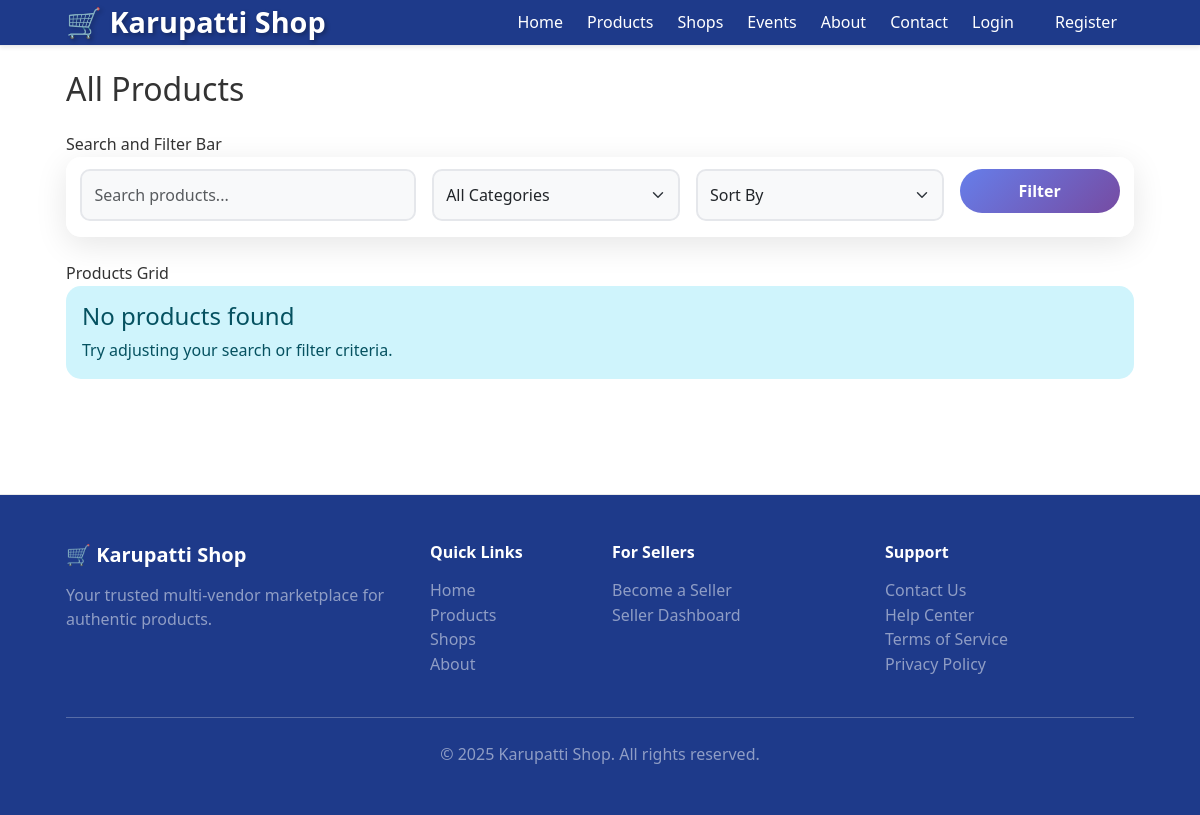
Before: /products/ with the older database file.
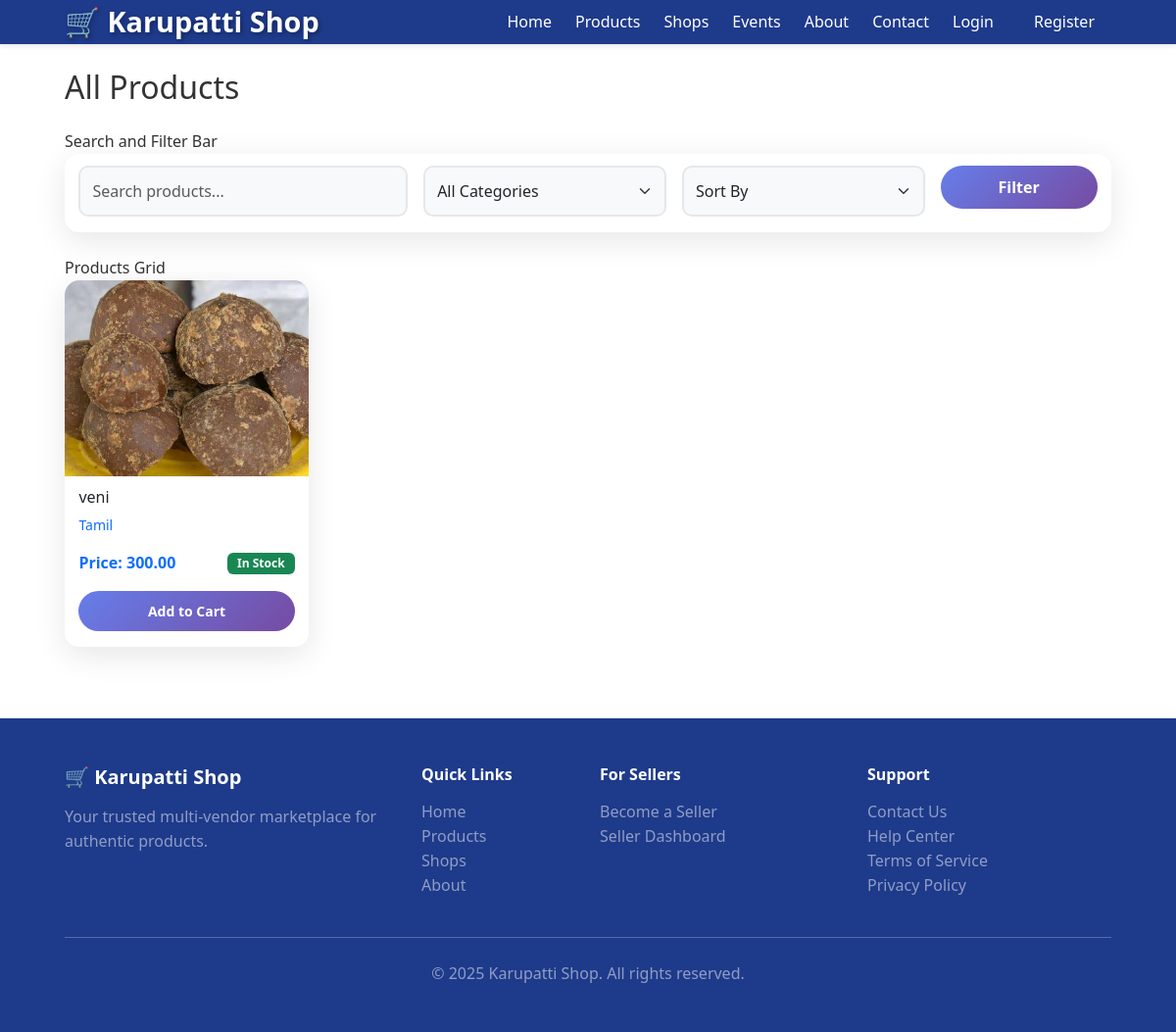
After: the same page with the newer database file.
### store/models.py (models this page shows, shortened)
class Product(models.Model):
    shop = models.ForeignKey(Shop, on_delete=models.CASCADE, related_name='products')
    category = models.ForeignKey(Category, on_delete=models.SET_NULL, null=True, blank=True, related_name='products')
    name = models.CharField(max_length=200)
    slug = models.SlugField(max_length=200, unique=True)
    description = models.TextField(blank=True, null=True)
    price = models.DecimalField(max_digits=10, decimal_places=2)
    stock = models.PositiveIntegerField(default=0)
    image = models.ImageField(upload_to='products/', blank=True, null=True)
    is_active = models.BooleanField(default=True)
    is_featured = models.BooleanField(default=False)
    created_at = models.DateTimeField(auto_now_add=True)
    updated_at = models.DateTimeField(auto_now=True)
    class Meta:
        ordering = ['-created_at']
    @property
    def in_stock(self):
        return self.stock > 0

### shops/models.py (models this page shows, shortened)
class Shop(models.Model):
    owner = models.OneToOneField(CustomUser, on_delete=models.CASCADE, related_name='shop')
    name = models.CharField(max_length=200)
    slug = models.SlugField(max_length=200, unique=True)
    description = models.TextField(blank=True, null=True)
    logo = models.ImageField(upload_to='shops/logos/', blank=True, null=True)
    banner = models.ImageField(upload_to='shops/banners/', blank=True, null=True)
    email = models.EmailField()
    phone = models.CharField(max_length=20)
    address = models.TextField()
    is_active = models.BooleanField(default=True)
    is_verified = models.BooleanField(default=False)
    created_at = models.DateTimeField(auto_now_add=True)
    updated_at = models.DateTimeField(auto_now=True)
    class Meta:
        ordering = ['-created_at']

### store/views.py (the view)
# urls.py: path('products/', views.product_list, name='product_list'),
def product_list(request):
    products = Product.objects.filter(is_active=True)
    categories = Category.objects.filter(is_active=True)
    search_query = request.GET.get('search', '')
    if search_query:
        products = products.filter(
            Q(name__icontains=search_query) |
            Q(description__icontains=search_query)
        )
    category_slug = request.GET.get('category', '')
    if category_slug:
        category = get_object_or_404(Category, slug=category_slug)
        products = products.filter(category=category)
    sort_by = request.GET.get('sort', '')
    if sort_by == 'price_low':
        products = products.order_by('price')
    elif sort_by == 'price_high':
        products = products.order_by('-price')
    elif sort_by == 'newest':
        products = products.order_by('-created_at')
    context = {
        "products": products,
        "categories": categories,
        "search_query": search_query,
        "category_slug": category_slug,
        "sort_by": sort_by,
    }
    return render(request, "products/product_list.html", context)

### wishlist/context_processors.py (called while the page is built)
def wishlist_count(request):
    if request.user.is_authenticated:
        try:
            wishlist = Wishlist.objects.get(user=request.user)
            return {'wishlist_count': wishlist.item_count}
        except Wishlist.DoesNotExist:
            return {'wishlist_count': 0}
    return {'wishlist_count': 0}

### templates/products/product_list.html (shortened to what this page needs)
{% extends "base.html" %}
{% block content %}
<div class="container py-4">
  <h1 class="h2 mb-4">All Products</h1>
   Search and Filter Bar
  <div class="card mb-4">
    <div class="card-body">
      <form method="get" class="row g-3">
        <div class="col-md-4">
          <input type="text" name="search" class="form-control" placeholder="Search products..." value="{{ search_query }}">
        </div>
        <div class="col-md-3">
          <select name="category" class="form-select">
            <option value="">All Categories</option>
          </select>
        </div>
        <div class="col-md-3">
          <select name="sort" class="form-select">
            <option value="">Sort By</option>
          </select>
        </div>
        <div class="col-md-2">
          <button type="submit" class="btn btn-primary w-100">Filter</button>
        </div>
      </form>
    </div>
  </div>
   Products Grid
  {% if products %}
  <div class="row g-4">
    {% for product in products %}
    <div class="col-6 col-md-4 col-lg-3">
      <div class="card h-100">
        <a href="{% url 'store:product_detail' product.slug %}">
          {% if product.image %}
          <img src="{{ product.image.url }}" class="card-img-top" alt="{{ product.name }}" style="height: 200px; object-fit: cover;">
          {% else %}
          <div class="card-img-top bg-light d-flex align-items-center justify-content-center" style="height: 200px;">
            <span class="fs-1">📦</span>
          </div>
          {% endif %}
        </a>
        <div class="card-body">
          <h5 class="card-title h6">
            <a href="{% url 'store:product_detail' product.slug %}" class="text-decoration-none text-dark">
              {{ product.name|truncatewords:5 }}
            </a>
          </h5>
          <p class="text-muted small mb-2">
            <a href="{% url 'shops:shop_detail' product.shop.slug %}" class="text-decoration-none">
              {{ product.shop.name }}
            </a>
          </p>
          <div class="d-flex justify-content-between align-items-center mb-2">
            <span class="fw-bold text-primary">Price: {{ product.price }}</span>
            {% if product.in_stock %}
            <span class="badge bg-success">In Stock</span>
            {% else %}
            <span class="badge bg-danger">Out of Stock</span>
            {% endif %}
          </div>
          <form method="post" action="{% url 'store:cart_add' product.id %}">
            <button type="submit" class="btn btn-primary btn-sm w-100" {% if not product.in_stock %}disabled{% endif %}>
              Add to Cart
            </button>
          </form>
        </div>
      </div>
    </div>
    {% endfor %}
  </div>
  {% else %}
  <div class="alert alert-info">
    <h4 class="alert-heading">No products found</h4>
    <p class="mb-0">Try adjusting your search or filter criteria.</p>
  </div>
  {% endif %}
</div>
{% endblock %}

### templates/base.html (shortened to what this page needs)
<!doctype html>
<html lang="en">
  <head>
    <link href="https://cdn.jsdelivr.net/npm/bootstrap@5.3.0/dist/css/bootstrap.min.css" rel="stylesheet">
    {% load static %}
    <link href="{% static 'css/bootstrap_overrides.css' %}" rel="stylesheet">
    <link href="{% static 'css/styles.css' %}" rel="stylesheet">
  </head>
  <body>
    <header class="site-header text-white shadow-sm">
      <nav class="navbar navbar-expand-lg navbar-dark container">
        <div class="container-fluid px-0">
          <a class="navbar-brand text-white h4 mb-0 fw-bold" href="{% url 'store:home' %}">🛒 Karupatti Shop</a>
          <div class="collapse navbar-collapse" id="mainNav">
            <ul class="navbar-nav ms-auto align-items-lg-center gap-lg-2">
              <li class="nav-item"><a class="nav-link" href="{% url 'store:home' %}">Home</a></li>
              <li class="nav-item"><a class="nav-link" href="{% url 'store:product_list' %}">Products</a></li>
              <li class="nav-item"><a class="nav-link" href="{% url 'shops:shop_list' %}">Shops</a></li>
              <li class="nav-item"><a class="nav-link" href="{% url 'promotions:event_list' %}">Events</a></li>
              <li class="nav-item"><a class="nav-link" href="{% url 'store:about' %}">About</a></li>
              <li class="nav-item"><a class="nav-link" href="{% url 'store:contact' %}">Contact</a></li>
              {% if user.is_authenticated %}
                <li class="nav-item">
                  <a class="nav-link position-relative" href="{% url 'wishlist:wishlist' %}">
                    ❤️ <span class="badge bg-danger ms-1">{{ wishlist_count|default:0 }}</span>
                  </a>
                </li>
                <li class="nav-item">
                  <a class="nav-link position-relative" href="{% url 'chat:conversation_list' %}">
                    💬 <span class="badge bg-info ms-1">{{ unread_messages_count|default:0 }}</span>
                  </a>
                </li>
                <li class="nav-item">
                  <a class="nav-link position-relative" href="{% url 'store:cart' %}">
                    🛒 <span class="badge bg-success ms-1">{{ cart_count|default:0 }}</span>
                  </a>
                </li>
                <li class="nav-item dropdown">
                  <a class="nav-link dropdown-toggle" href="#" role="button" data-bs-toggle="dropdown" aria-expanded="false">
                    {{ user.username }}
                  </a>
                  <ul class="dropdown-menu dropdown-menu-end">
                    <li><a class="dropdown-item" href="{% url 'accounts:dashboard' %}">Dashboard</a></li>
                    <li><a class="dropdown-item" href="{% url 'accounts:profile' %}">Profile</a></li>
                    <li><a class="dropdown-item" href="{% url 'orders:order_list' %}">My Orders</a></li>
                    {% if user.role == 'seller' %}
                    <li><hr class="dropdown-divider"></li>
                    <li><a class="dropdown-item" href="{% url 'sellers:dashboard' %}">Seller Dashboard</a></li>
                    {% endif %}
                    {% if user.is_staff %}
                    <li><hr class="dropdown-divider"></li>
                    <li><a class="dropdown-item" href="{% url 'dashboard:admin_dashboard' %}">Admin Dashboard</a></li>
                    {% endif %}
                    <li><hr class="dropdown-divider"></li>
                    <li><a class="dropdown-item" href="{% url 'accounts:logout' %}">Logout</a></li>
                  </ul>
                </li>
              {% else %}
                <li class="nav-item"><a class="nav-link" href="{% url 'accounts:login' %}">Login</a></li>
                <li class="nav-item">
                  <a class="nav-link btn btn-light text-primary px-3 ms-lg-2 w-100-sm" href="{% url 'accounts:register' %}">Register</a>
                </li>
              {% endif %}
            </ul>
          </div>
        </div>
      </nav>
    </header>
    <main id="main-content">
      {% block content %}{% endblock %}
    </main>
    <footer class="site-footer text-white py-5 mt-5">
      <div class="container">
        <div class="row">
          <div class="col-md-4 mb-4 mb-md-0">
            <h5 class="mb-3 fw-bold">🛒 Karupatti Shop</h5>
            <p class="text-white-50">Your trusted multi-vendor marketplace for authentic products.</p>
          </div>
          <div class="col-md-2 mb-4 mb-md-0">
            <h6 class="mb-3 fw-bold">Quick Links</h6>
            <ul class="list-unstyled">
              <li><a href="{% url 'store:home' %}" class="text-white-50 text-decoration-none">Home</a></li>
              <li><a href="{% url 'store:product_list' %}" class="text-white-50 text-decoration-none">Products</a></li>
              <li><a href="{% url 'shops:shop_list' %}" class="text-white-50 text-decoration-none">Shops</a></li>
              <li><a href="{% url 'store:about' %}" class="text-white-50 text-decoration-none">About</a></li>
            </ul>
          </div>
          <div class="col-md-3 mb-4 mb-md-0">
            <h6 class="mb-3 fw-bold">For Sellers</h6>
            <ul class="list-unstyled">
              <li><a href="{% url 'accounts:register' %}" class="text-white-50 text-decoration-none">Become a Seller</a></li>
              <li><a href="{% url 'sellers:dashboard' %}" class="text-white-50 text-decoration-none">Seller Dashboard</a></li>
            </ul>
          </div>
          <div class="col-md-3">
            <h6 class="mb-3 fw-bold">Support</h6>
            <ul class="list-unstyled">
              <li><a href="{% url 'store:contact' %}" class="text-white-50 text-decoration-none">Contact Us</a></li>
              <li><a href="#" class="text-white-50 text-decoration-none">Help Center</a></li>
              <li><a href="#" class="text-white-50 text-decoration-none">Terms of Service</a></li>
              <li><a href="#" class="text-white-50 text-decoration-none">Privacy Policy</a></li>
            </ul>
          </div>
        </div>
        <hr class="my-4 bg-white opacity-25">
        <div class="text-center">
          <p class="mb-0 text-white-50">&copy; <span id="year"></span> Karupatti Shop. All rights reserved.</p>
        </div>
      </div>
    </footer>
  </body>
</html>

### static/css/styles.css (style rules this page uses)
:root { --color-primary: #6b4f2a; --color-bg: #f8f5f1; --color-text: #111111; --color-muted: #666666; --color-accent: #c68642; --radius: 0.5rem; }
* { box-sizing: border-box; }
html, body { padding: 0; margin: 0; background: var(--color-bg); color: var(--color-text); font-family: ui-sans-serif, system-ui, -apple-system, Segoe UI, Roboto, Arial, "Apple Color Emoji", "Segoe UI Emoji"; line-height: 1.55; }
.container { max-width: 1100px; margin: 0 auto; padding: 0 1rem; }
.site-header { background: #fff; border-bottom: 1px solid #eaeaea; position: sticky; top: 0; z-index: 10; }
.card { background: #fff; border: 1px solid #eaeaea; border-radius: var(--radius); overflow: hidden; display: flex; flex-direction: column; }
.card img { display: block; width: 100%; height: auto; background: #fafafa; }
.card-body { padding: .75rem .9rem 1rem; display: flex; flex-direction: column; gap: .5rem; }
.card-title { margin: 0; font-size: 1rem; }
.btn { display: inline-flex; align-items: center; justify-content: center; padding: .55rem .9rem; border-radius: var(--radius); border: 1px solid transparent; cursor: pointer; text-decoration: none; font-weight: 600; }
.btn-primary { background: var(--color-primary); color: #fff; }
.site-footer { border-top: 1px solid #eaeaea; background: #fff; margin-top: 2rem; }

### templates/base.html (style rules this page uses)
:root { --primary-gradient: linear-gradient(135deg, #667eea 0%, #764ba2 100%); --secondary-gradient: linear-gradient(135deg, #f093fb 0%, #f5576c 100%); --dark-blue: #1e3a8a; --success-gradient: linear-gradient(135deg, #11998e 0%, #38ef7d 100%); }
* { transition: all 0.3s cubic-bezier(0.4, 0, 0.2, 1); }
body { background: white; min-height: 100vh; color: #333; animation: fadeIn 0.5s ease-in; }
.site-header { background: var(--dark-blue) !important; box-shadow: 0 4px 20px rgba(30, 58, 138, 0.3); animation: slideDown 0.5s ease-out; }
.navbar-brand { font-size: 1.8rem; font-weight: 800; text-shadow: 2px 2px 4px rgba(0,0,0,0.3); color: white !important; }
.nav-link { font-weight: 500; color: white !important; position: relative; overflow: hidden; }
.nav-link::before { content: ''; position: absolute; bottom: 0; left: 0; width: 0; height: 2px; background: white; transition: width 0.3s ease; }
.card { background: rgba(255, 255, 255, 0.95); border: none; border-radius: 15px; box-shadow: 0 8px 32px rgba(0,0,0,0.1); color: #333; animation: scaleIn 0.5s ease-out; overflow: hidden; }
.btn-primary { background: var(--primary-gradient); border: none; font-weight: 600; padding: 10px 30px; border-radius: 25px; position: relative; overflow: hidden; }
.btn-primary::before { content: ''; position: absolute; top: 50%; left: 50%; width: 0; height: 0; border-radius: 50%; background: rgba(255,255,255,0.3); transform: translate(-50%, -50%); transition: width 0.6s, height 0.6s; }
.site-footer { background: var(--dark-blue) !important; color: white; animation: slideUp 0.5s ease-out; }
.site-footer a { transition: all 0.3s ease; }
.badge { font-weight: 600; padding: 5px 10px; animation: scaleIn 0.3s ease-out; }
#main-content { min-height: calc(100vh - 400px); animation: fadeIn 0.6s ease-in; }
.form-control, .form-select { border-radius: 10px; border: 2px solid #e5e7eb; padding: 12px; }
img { transition: transform 0.5s ease, filter 0.3s ease; max-width: 100%; height: auto; }

Changed rows visible on the page:
added Product: image (picture), name "veni", shop.name "Tamil", price "300.00", stock "In Stock"
Other visible differences:
text no longer shown: "No products found Try adjusting your search or filter criteria."
